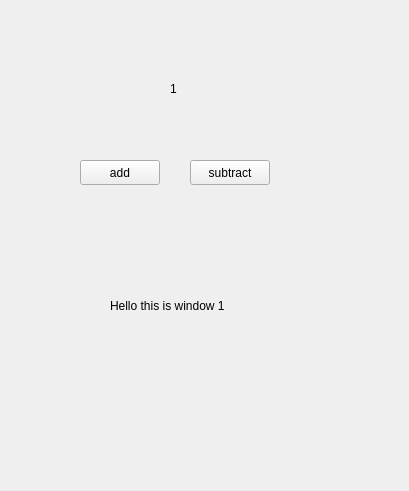
<?xml version="1.0" encoding="UTF-8"?>
<ui version="4.0">
 <class>OtherWindow</class>
 <widget class="QMainWindow" name="OtherWindow">
  <property name="geometry">
   <rect>
    <x>0</x>
    <y>0</y>
    <width>409</width>
    <height>491</height>
   </rect>
  </property>
  <property name="windowTitle">
   <string>OtherWindow</string>
  </property>
  <widget class="QWidget" name="centralwidget">
   <widget class="QLabel" name="label">
    <property name="geometry">
     <rect>
      <x>110</x>
      <y>220</y>
      <width>211</width>
      <height>171</height>
     </rect>
    </property>
    <property name="text">
     <string>Hello this is window 1</string>
    </property>
   </widget>
   <widget class="QPushButton" name="add">
    <property name="geometry">
     <rect>
      <x>80</x>
      <y>160</y>
      <width>80</width>
      <height>25</height>
     </rect>
    </property>
    <property name="text">
     <string>add</string>
    </property>
   </widget>
   <widget class="QPushButton" name="subtract">
    <property name="geometry">
     <rect>
      <x>190</x>
      <y>160</y>
      <width>80</width>
      <height>25</height>
     </rect>
    </property>
    <property name="text">
     <string>subtract</string>
    </property>
   </widget>
   <widget class="QLabel" name="ticket">
    <property name="geometry">
     <rect>
      <x>170</x>
      <y>80</y>
      <width>16</width>
      <height>17</height>
     </rect>
    </property>
    <property name="text">
     <string>1</string>
    </property>
   </widget>
  </widget>
 </widget>
 <resources/>
 <connections/>
</ui>
